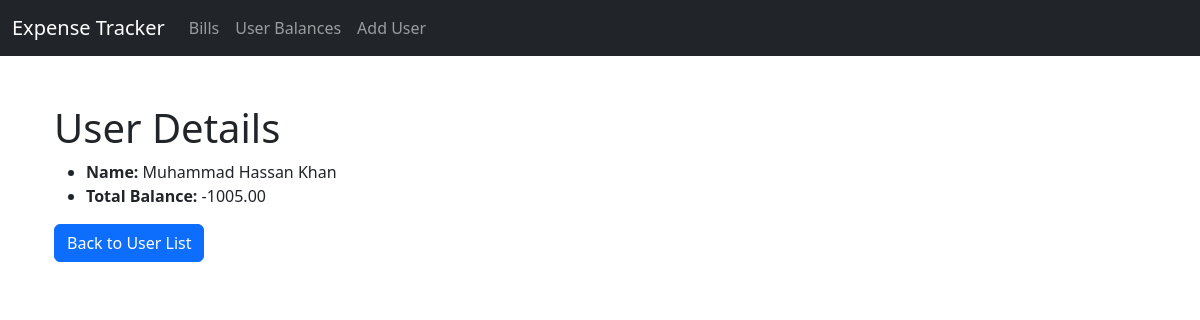
/user/2/, run on an earlier commit of the app's database.
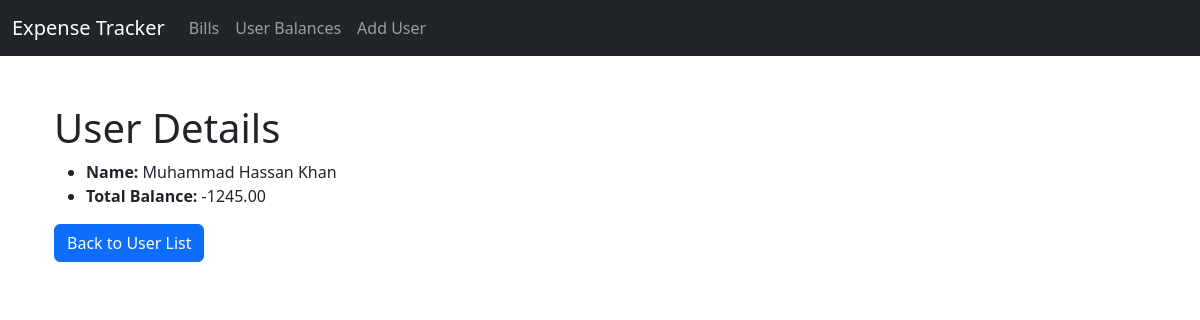
And on a later commit of the database.
### calcus/models.py (models this page shows, shortened)
class user2cal(models.Model):
    name = models.CharField(max_length=100, unique=True)
    total_balance = models.DecimalField(max_digits=10, decimal_places=2, default=0)

### calcus/views.py (the view)
# urls.py: path('user/<int:pk>/', UserDetailView.as_view(), name='user-detail'),
class UserDetailView(View):
    def get(self, request, pk):
        user = get_object_or_404(user2cal, pk=pk)
        return render(request, 'user_detail.html', {'user': user})

### templates/user_detail.html
{% extends 'base.html' %}
{% block content %}
<div class="container mt-5">
    <h1>User Details</h1>
    <ul>
        <li><strong>Name:</strong> {{ user.name }}</li>
        <li><strong>Total Balance:</strong> {{ user.total_balance }}</li>
    </ul>
    <a href="{% url 'user-list' %}" class="btn btn-primary">Back to User List</a>
</div>
{% endblock %}

What changed in the data, as far as the page shows it:
changed user2cal "Muhammad Hassan Khan": total_balance "-1005.00" → "-1245.00"
